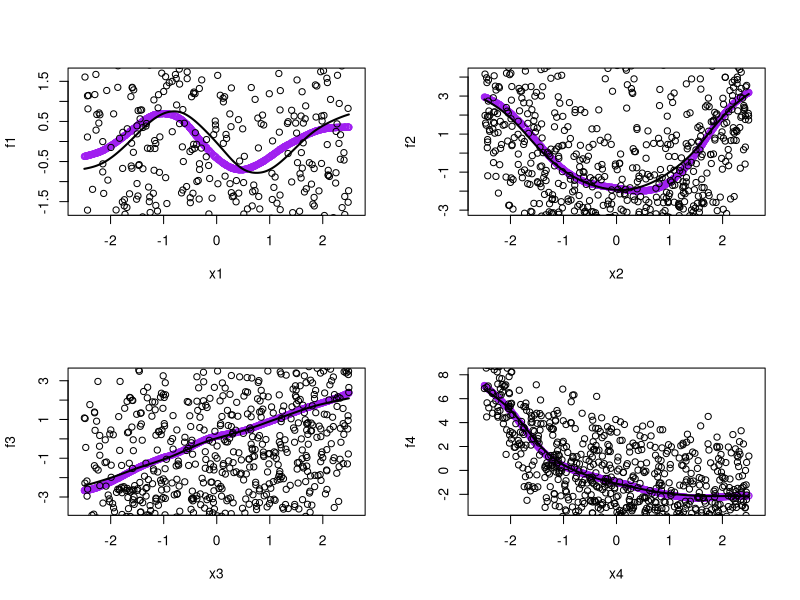

R code for this plot:
# Libraries ---------------------------------------------------------------
require(ggplot2)
library(mgcv)

kernel.smooth = function(x, y, lambda, FUN){
  # Implementation of the Nadaraya–Watson estimator
  # Generalized Additive Models - Page 19
  # Hastie, Trevor; Tibshirani, Robert
  yo = numeric()
  
  for(xi in x){
    yo = c(yo, sum(FUN((xi-x)/lambda)*y)/sum(FUN((xi-x)/lambda)))  
  }
  
  return(yo)
  
}

# Quartic Kernel
quartic.kernel = function(u) (abs(u)<=1)*(15/16)*(1-u^2)^2
epanechnikov.kernel = function(u) (abs(u)<=1)*0.75*(1-u^2)
gaussian.kernel = function(u) (1/sqrt(2*pi))*exp(-(0.5*u^2))

backfitting = function(X, y, lambda, kernel, tol = 1e-6, max_iter = 200){
  n = nrow(X)
  d = ncol(X)
  
  alpha = mean(y)
  f = f = matrix(data = rep(0, n*d), nrow = n, ncol = d)
  
  rss0 = sum((y - alpha - apply(f, 1, sum))^2)
  rss = 0
  
  # Day by day there's a man in a suit that's gonna make you pay
  # For the thoughts that you think and the words they won't let you say
  
  rsss = numeric()
  iter = 0
  
  while(abs(rss0-rss) > rss0*tol && iter <= max_iter){
    rss = rss0
    iter = iter + 1
    print(iter)
    rsss = c(rsss, rss)
    
    for(j in 1:d){
      r_j = y - alpha - apply(f, 1, sum) + f[, j]
      f[, j] = kernel.smooth(X[,j], r_j, lambda, FUN = kernel)
      f[, j] = f[, j] - mean(f[, j])
    }
    rss0 = sum((y - alpha - apply(f, 1, sum))^2)
  }
  
  return(f)  
}

# Example 8.1 Page 216
# Non Parametric and Semiparametric Models
# Wolfgan Hardle, Stefan Sperlich 
# Referenced at SpAM (Hardle et al. 2004) 

X = runif(n = 750000, -2.5, 2.5)
eg2 = mean(X^2)
eg4 = mean(exp(-X))

# Experiment

n = 750
d = 4

X = matrix(runif(n = n*d, -2.5, 2.5), nrow = n, ncol = d)
y = -sin(2*X[, 1]) + X[, 2]^2 - eg2 + X[, 3] + exp(-X[, 4]) - eg4 + rnorm(n) 

lambda = 1

max(y)
f = backfitting(X, y, lambda, kernel = quartic.kernel)

par(mfrow = c(2,2))
for(i in 1:d){
  kernel.output = kernel.smooth(X[, i], y, 1, FUN = quartic.kernel)
  plot(x = X[,i], 
       kernel.output,
       xlim = c(min(X[, i])-0.1, max(X[, i])+0.1),
       ylim = c(min(kernel.output)-1, max(kernel.output)+1),
       xlab = paste(c("x", i), collapse = ""),
       ylab = paste(c("f", i), collapse = ""),
       col = "purple")
  points(x = X[,i], y = y) 
  points(X[order(X[,i]), i],f[order(X[,i]),i],
         type = "l",
         lwd  = 2)
}
